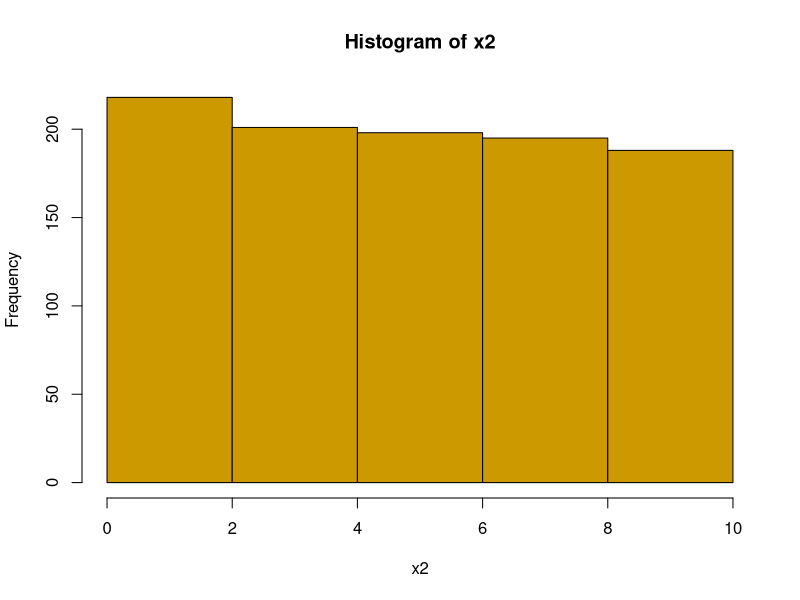
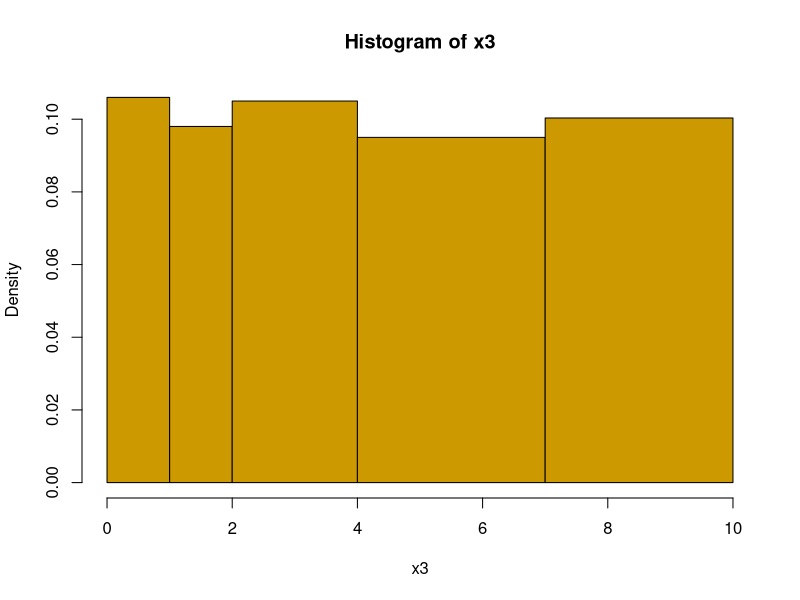
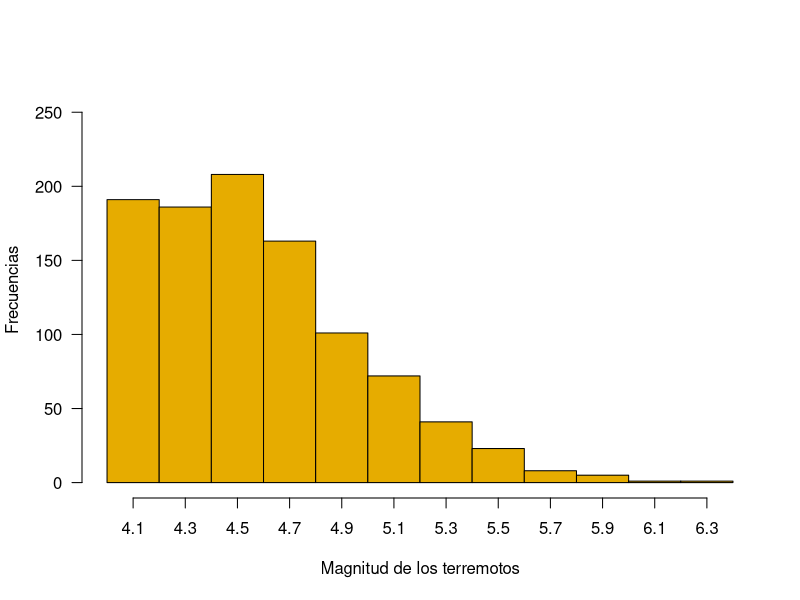
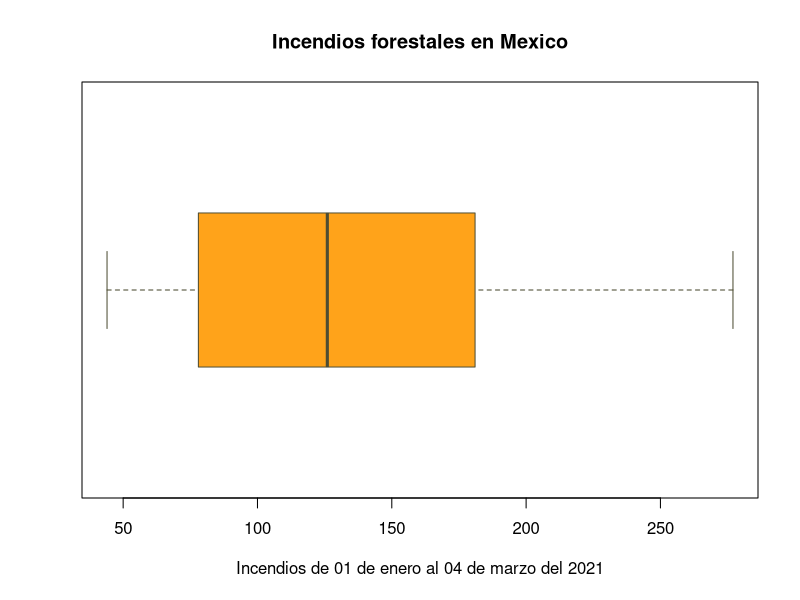

Write the R code that produced these figures, in order.
# Itzel Reta Heredia
# 8/28/2021
# 2124992
############


# Problema 1 --------------------------------------------------------------
set.seed(9875)
size <- 1000
x2 <- round(runif(n = size, min = 0, max = 10), 2)
hist(x2, breaks = c(0, 2, 4, 6, 8, 10), col = "#cc9900")

x3 <- round(runif(n = size, min = 0, max = 10), 2)

hist(x3, breaks = c(0, 1, 2, 4, 7, 10), col = "#cc9900")

# Problema 2 --------------------------------------------------------------

# a) D
# b) A
# c) C
# d) B
# e) C

# Problema 3 --------------------------------------------------------------

data(quakes)
mags <-  hist(quakes$mag, xaxt = "n",
                          col = "#e6ac00", xlab="Magnitud de los terremotos",
                          ylab= "Frecuencias",
                          main = "",las = 1,
                          ylim = c(0,260))
axis(1, mags$mids)

# a) sesgo positivo
# b) 4.5
# c) 2.4
# d) 7.2
# e) 
# f) 
# Problema 4 --------------------------------------------------------------

# B) 50%

# Problema 5 --------------------------------------------------------------

# a) Especie C
# b) Especie F
# c) Especie F
# d) Especie C
# e) Especie H
# f) Especie F
# g) Especie C
# h) Especie F
# i) Especie H
# j) Especie F

# Problema 6 --------------------------------------------------------------

fires <- c(78, 44, 47, 105, 126, 181, 277, 210, 155)
fires

# 1
max(fires)
# 2
min(fires)
# 3
range(fires)
# 4
quantile(fires, 0.25)
# 5
quantile(fires, 0.50)
# 6
quantile(fires, 0.75)
# 7
mean(fires)
# 8
var(fires)
# 9
sd(fires)
# 10
boxplot(fires, horizontal = TRUE,
        xlab = "Incendios de 01 de enero al 04 de marzo del 2021",
        col = "#ffa31a", main = "Incendios forestales en Mexico",
        border = "#4d4d33")
